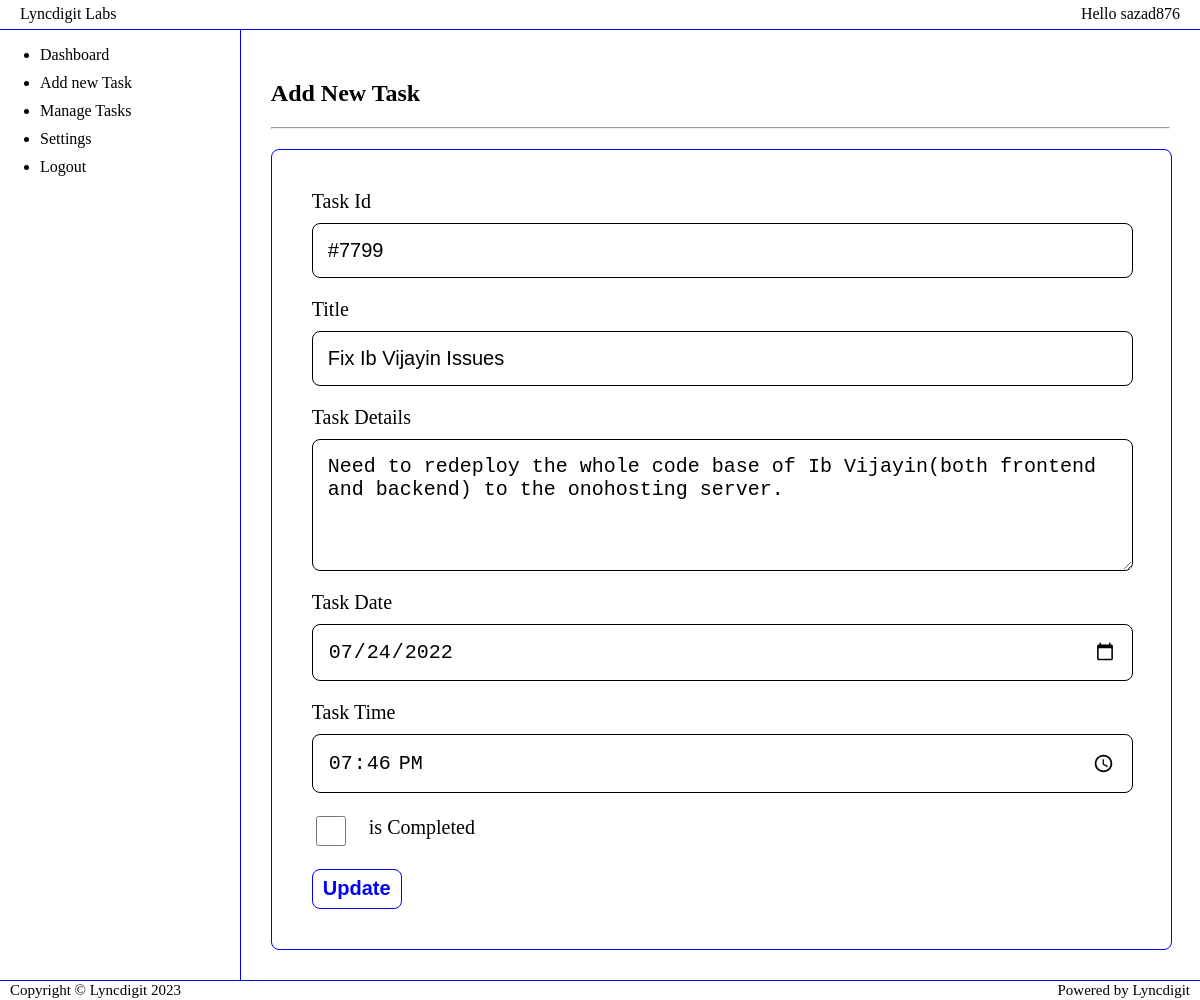
/manage-tasks/edit-task?taskid=7799 (signed in), run on the app's committed database.
### tables this page shows
CREATE TABLE `tasks` (
  `slno` int(255) NOT NULL,
  `taskid` int(255) NOT NULL,
  `userid` varchar(255) NOT NULL,
  `title` varchar(255) NOT NULL,
  `description` longtext NOT NULL,
  `task_date` date NOT NULL,
  `task_time` time NOT NULL,
  `is_completed` tinyint(1) NOT NULL DEFAULT 0,
  `created_on` timestamp NOT NULL DEFAULT current_timestamp()
);

### manage-tasks/edit-task/index.php (the view, shortened to what this page needs)
<?php
include_once "../../config.php";
$edit_task_id = isset($_GET['taskid'])?$_GET['taskid']:die('No task id found. <a href="../">Go Back</a>');
$query = "SELECT * FROM `tasks` WHERE `tasks`.`taskid`=".$edit_task_id;
$run_query = mysqli_query($conn, $query);
$fetch = mysqli_fetch_assoc($run_query);
$checked = ($fetch['is_completed'] == 1) ? "checked" : '';
?>
<!DOCTYPE html>
<html lang="en">
<head>
    <link rel="stylesheet" href="<?=___ABS_PATH___?>styles/style001.css">
</head>
<body>
    <?php
    include_once "../../assets/header.php";
    ?>
    <section>
        <?php
        include_once "../../assets/sidebar.php";
        ?>
        <div class="tms-main-container">
            <h1>Add New Task</h1>
            <hr />
            <div class="task-posts-container">
                <form class="form-container" method="POST" action="./update-task/">
                    <div class="inputs-control">
                        <label for="title">Task Id</label>
                        <input type="text" id="title" name="taskid" value="<?="#".$fetch['taskid']?>" readonly />
                    </div>
                    <div class="inputs-control">
                        <label for="title">Title</label>
                        <input type="text" id="title" name="title" value="<?=$fetch['title']?>"/>
                    </div>
                    <div class="inputs-control">
                        <label for="details">Task Details</label>
                        <textarea id="details" name="description"><?=$fetch['description']?></textarea>
                    </div>
                    <div class="inputs-control">
                        <label for="date">Task Date</label>
                        <input type="date" id="date" name="task_date" value="<?=$fetch['task_date']?>" />
                    </div>
                    <div class="inputs-control">
                        <label for="time">Task Time</label>
                        <input type="time" id="time" name="task_time" value="<?=$fetch['task_time']?>" />
                    </div>
                    <div class="inputs-control checkbox-control">
                        <input type="checkbox" id="time" name="is_completed" <?=$checked?> />
                        <label for="time">is Completed</label>
                    </div>
                    <div class="inputs-control">
                        <button>Update</button>
                    </div>
                </form>
            </div>
        </div>
    </section>
    <?php
    include_once "../../assets/footer.php";
    ?>
</body>
</html>

### styles/style001.css (style rules this page uses)
html, body { height: 100%; width: 100%; margin: 0; padding: 0; box-sizing: border-box; display: flex; flex-direction: column; background-color: white; }
body { position: relative; }
section { height: calc(100% - 50px); width: 100%; display: flex; flex-direction: row; }
section .tms-main-container { width: calc(80% - 60px); height: calc(100% - 60px); padding: 30px; overflow-y: auto; }
section .tms-main-container .task-posts-container { height: auto; width: 100%; margin-top: 20px; display: flex; flex-direction: column; }
section .tms-main-container .task-posts-container .form-container { height: auto; width: calc(100% - 40px); padding: 20px; border: 1px solid blue; border-radius: 8px; }
section .tms-main-container .task-posts-container .form-container .inputs-control { width: calc(100% - 40px); height: auto; display: flex; flex-direction: column; margin: 20px; }
section .tms-main-container .task-posts-container .form-container .inputs-control label { height: auto; width: 100%; font-size: 20px; margin-bottom: 10px; }
section .tms-main-container .task-posts-container .form-container .inputs-control input, section .tms-main-container .task-posts-container .form-container .inputs-control textarea { height: auto; padding: 15px; width: calc(100% - 30px); border: 0.5px solid black; outline: none; font-size: 20px; border-radius: 8px; }
section .tms-main-container .task-posts-container .form-container .inputs-control textarea { height: 100px; resize: vertical; }
section .tms-main-container .task-posts-container .form-container .inputs-control button { height: 40px; width: -webkit-max-content; width: -moz-max-content; width: max-content; padding: 10px; background-color: white; color: blue; font-weight: bolder; display: flex; justify-content: center; align-items: center; border: 1px solid blue; border-radius: 8px; font-size: 20px; transition: 0.5s ease-in-out; cursor: pointer; }
section .tms-main-container .task-posts-container .form-container .checkbox-control { flex-direction: row; align-items: center; }
section .tms-main-container .task-posts-container .form-container .checkbox-control input { width: 30px; height: 30px; border-radius: 50%; }
section .tms-main-container .task-posts-container .form-container .checkbox-control label { width: -webkit-max-content; width: -moz-max-content; width: max-content; height: -webkit-max-content; height: -moz-max-content; height: max-content; margin-left: 20px; display: flex-box; align-items: center; margin-top: 3px; }

### data on the page
tasks: taskid "#7799", title "Fix Ib Vijayin Issues", description "Need to redeploy the whole code base of Ib Vijayin(both frontend and backend) to the onohosting server.", task_date "07/24/2022", task_time "19:46:00"

### other printed values
$_SESSION['tms_userid'] "sazad876"
